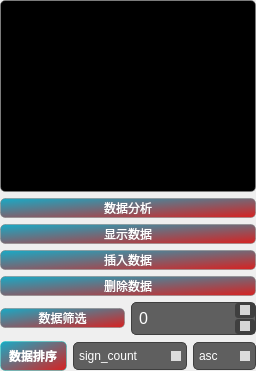
        <widget class="QWidget" name="page">
         <layout class="QVBoxLayout" name="verticalLayout_18">
          <property name="leftMargin">
           <number>0</number>
          </property>
          <property name="topMargin">
           <number>0</number>
          </property>
          <property name="rightMargin">
           <number>0</number>
          </property>
          <property name="bottomMargin">
           <number>0</number>
          </property>
          <item>
           <widget class="QTableView" name="tableView">
            <property name="styleSheet">
             <string notr="true">QTableView {
    background-color: rgba(0, 0, 0, 255);
    color: rgba(255, 255, 255, 255);
    gridline-color: rgba(128, 128, 128, 128);
    alternate-background-color: rgba(30, 30, 30, 255);
    selection-background-color: rgba(24, 170, 198, 255);
    selection-color: rgba(0, 0, 0, 255);
    font: 10pt &quot;Roboto&quot;;
    border: 1px solid rgba(128, 128, 128, 128);
    border-radius: 5px;
    box-shadow: 0 0 5px rgba(0, 0, 0, 50);
}

QTableView::item:hover {
    background-color: qlineargradient(x1:0, y1:0, x2:1, y2:1, stop:0 rgb(24, 170, 198), stop:1 rgb(216, 33, 32));
}

QHeaderView::section {
    background-color: qlineargradient(x1:0, y1:0, x2:1, y2:1, stop:0 rgb(24, 170, 198), stop:1 rgb(216, 33, 32));
    color: rgba(255, 255, 255, 255);
    font: 10pt &quot;Roboto&quot;;
    padding-left: 4px;
    border: 1px solid rgba(13, 206, 197, 255);
    border-radius: 3px;
}
</string>
            </property>
           </widget>
          </item>
          <item>
           <layout class="QVBoxLayout" name="verticalLayout_9">
            <item>
             <widget class="QPushButton" name="refreshButton_2">
              <property name="styleSheet">
               <string notr="true">QPushButton {
  background-color: qlineargradient(x1:0, y1:0, x2:1, y2:1, stop:0 rgb(24, 170, 198), stop:1 rgb(216, 33, 32)); /* 悬停时的背景渐变 */
    border: 1px solid rgba(128, 128, 128, 128);
    border-radius: 5px;
    box-shadow: 0 0 5px rgba(0, 0, 0, 50);
    color: rgba(255, 255, 255, 255);
    font: 10pt &quot;Roboto&quot;;
}

QPushButton:hover {
    background-color: qlineargradient(x1:0, y1:0, x2:0, y2:1, stop: 0 rgb(38, 222, 170,0.3), stop: 1 rgba(13, 206, 197, 255));
}

QPushButton:pressed {
  color: rgb(3, 85, 160); /* 按下时的文本颜色 */
  background-color: #767676; /* 按下时的背景色 */
}
</string>
              </property>
              <property name="text">
               <string>数据分析</string>
              </property>
             </widget>
            </item>
            <item>
             <widget class="QPushButton" name="refreshButton">
              <property name="styleSheet">
               <string notr="true">QPushButton {
  background-color: qlineargradient(x1:0, y1:0, x2:1, y2:1, stop:0 rgb(24, 170, 198), stop:1 rgb(216, 33, 32)); /* 悬停时的背景渐变 */
    border: 1px solid rgba(128, 128, 128, 128);
    border-radius: 5px;
    box-shadow: 0 0 5px rgba(0, 0, 0, 50);
    color: rgba(255, 255, 255, 255);
    font: 10pt &quot;Roboto&quot;;
}

QPushButton:hover {
    background-color: qlineargradient(x1:0, y1:0, x2:0, y2:1, stop: 0 rgb(38, 222, 170,0.3), stop: 1 rgba(13, 206, 197, 255));
}

QPushButton:pressed {
  color: rgb(3, 85, 160); /* 按下时的文本颜色 */
  background-color: #767676; /* 按下时的背景色 */
}
</string>
              </property>
              <property name="text">
               <string>显示数据</string>
              </property>
             </widget>
            </item>
            <item>
             <widget class="QPushButton" name="insertButton_2">
              <property name="styleSheet">
               <string notr="true">QPushButton {
  background-color: qlineargradient(x1:0, y1:0, x2:1, y2:1, stop:0 rgb(24, 170, 198), stop:1 rgb(216, 33, 32)); /* 悬停时的背景渐变 */
    border: 1px solid rgba(128, 128, 128, 128);
    border-radius: 5px;
    box-shadow: 0 0 5px rgba(0, 0, 0, 50);
    color: rgba(255, 255, 255, 255);
    font: 10pt &quot;Roboto&quot;;
}

QPushButton:hover {
    background-color: qlineargradient(x1:0, y1:0, x2:0, y2:1, stop: 0 rgb(38, 222, 170,0.3), stop: 1 rgba(13, 206, 197, 255));
}

QPushButton:pressed {
  color: rgb(3, 85, 160); /* 按下时的文本颜色 */
  background-color: #767676; /* 按下时的背景色 */
}
</string>
              </property>
              <property name="text">
               <string>插入数据</string>
              </property>
             </widget>
            </item>
            <item>
             <widget class="QPushButton" name="deleteButton_2">
              <property name="styleSheet">
               <string notr="true">QPushButton {
  background-color: qlineargradient(x1:0, y1:0, x2:1, y2:1, stop:0 rgb(24, 170, 198), stop:1 rgb(216, 33, 32)); /* 悬停时的背景渐变 */
    border: 1px solid rgba(128, 128, 128, 128);
    border-radius: 5px;
    box-shadow: 0 0 5px rgba(0, 0, 0, 50);
    color: rgba(255, 255, 255, 255);
    font: 10pt &quot;Roboto&quot;;
}

QPushButton:hover {
    background-color: qlineargradient(x1:0, y1:0, x2:0, y2:1, stop: 0 rgb(38, 222, 170,0.3), stop: 1 rgba(13, 206, 197, 255));
}

QPushButton:pressed {
  color: rgb(3, 85, 160); /* 按下时的文本颜色 */
  background-color: #767676; /* 按下时的背景色 */
}
</string>
              </property>
              <property name="text">
               <string>删除数据</string>
              </property>
             </widget>
            </item>
            <item>
             <layout class="QHBoxLayout" name="horizontalLayout_16">
              <item>
               <widget class="QPushButton" name="filterButton_3">
                <property name="styleSheet">
                 <string notr="true">QPushButton {
  background-color: qlineargradient(x1:0, y1:0, x2:1, y2:1, stop:0 rgb(24, 170, 198), stop:1 rgb(216, 33, 32)); /* 悬停时的背景渐变 */
    border: 1px solid rgba(128, 128, 128, 128);
    border-radius: 5px;
    box-shadow: 0 0 5px rgba(0, 0, 0, 50);
    color: rgba(255, 255, 255, 255);
    font: 10pt &quot;Roboto&quot;;
}

QPushButton:hover {
    background-color: qlineargradient(x1:0, y1:0, x2:0, y2:1, stop: 0 rgb(38, 222, 170,0.3), stop: 1 rgba(13, 206, 197, 255));
}

QPushButton:pressed {
  color: rgb(3, 85, 160); /* 按下时的文本颜色 */
  background-color: #767676; /* 按下时的背景色 */
}
</string>
                </property>
                <property name="text">
                 <string>数据筛选</string>
                </property>
               </widget>
              </item>
              <item>
               <widget class="QSpinBox" name="spinBox">
                <property name="styleSheet">
                 <string notr="true">QSpinBox {
    background-color: rgba(55, 55, 55, 200);
    color: #FFFFFF;
    font: 12pt;
    border: 1px solid #3F3F3F;
    border-radius: 5px;
    padding: 5px;
	image: url(:/img/icon/人工智能机器人＊.png);
}

QSpinBox::up-button, QSpinBox::down-button {
    background-color: rgba(55, 55, 55, 200);
    width: 20px;
    border-radius: 3px;
}

QSpinBox::up-button:pressed, QSpinBox::down-button:pressed {
    background-color: rgba(13, 206, 197, 200);
}

QSpinBox::up-arrow, QSpinBox::down-arrow {
    width: 10px;
    height: 10px;
    background: rgba(255, 255, 255, 200);
}
</string>
                </property>
               </widget>
              </item>
             </layout>
            </item>
            <item>
             <layout class="QGridLayout" name="gridLayout">
              <item row="0" column="0">
               <widget class="QLabel" name="label_17">
                <property name="styleSheet">
                 <string notr="true">QLabel {
    color: #FFFFFF;
    font-weight: bold;
    padding: 5px;
      background-color: qlineargradient(x1:0, y1:0, x2:1, y2:1, stop:0 rgb(24, 170, 198), stop:1 rgb(216, 33, 32)); /* 悬停时的背景渐变 */
    border: 1px solid rgba(13, 206, 197, 100);
    border-radius: 5px;
    text-align: center;
}

QLabel:hover {
    color: #FFFFFF;
    background-color: rgba(13, 206, 197, 100);
    border: 1px solid rgba(255, 255, 255, 100);
    text-shadow: 0 0 3px rgba(255, 255, 255, 150);
}

QLabel:pressed {
    color: rgba(255, 255, 255, 150);
    background-color: rgba(3, 85, 160, 150);
    border: 1px solid rgba(13, 206, 197, 150);
}
</string>
                </property>
                <property name="text">
                 <string>数据排序</string>
                </property>
               </widget>
              </item>
              <item row="0" column="1">
               <widget class="QComboBox" name="sortcomboBox_2">
                <property name="styleSheet">
                 <string notr="true">QComboBox {
    background-color: rgba(55, 55, 55, 200);
    color: #FFFFFF;
    
	
	font: 9pt &quot;Arial&quot;;
    border: 1px solid #3F3F3F;
    border-radius: 5px;
    padding: 5px;
image: url(:/img/icon/人工智能机器人＊.png);
}

QComboBox::drop-down {
    width: 20px;
    border: none;

}

QComboBox::down-arrow {
    width: 10px;
    height: 10px;
    background: rgba(255, 255, 255, 200);
	
}

QComboBox QAbstractItemView {
    background-color: rgba(55, 55, 55, 200);
    color: #FFFFFF;
    selection-background-color: rgba(13, 206, 197, 200);
    selection-color: #FFFFFF;
}

QComboBox:!editable, QComboBox::drop-down:editable {
    background: rgba(55, 55, 55, 200);

}

QComboBox:!editable:on, QComboBox::drop-down:editable:on {
    background: rgba(13, 206, 197, 200);
}
</string>
                </property>
                <item>
                 <property name="text">
                  <string>sign_count</string>
                 </property>
                </item>
                <item>
                 <property name="text">
                  <string>detection_time</string>
                 </property>
                </item>
               </widget>
              </item>
              <item row="0" column="2">
               <widget class="QComboBox" name="sortcomboBox_3">
                <property name="styleSheet">
                 <string notr="true">QComboBox {
    background-color: rgba(55, 55, 55, 200);
    color: #FFFFFF;
    
	
	font: 9pt &quot;Arial&quot;;
    border: 1px solid #3F3F3F;
    border-radius: 5px;
    padding: 5px;
image: url(:/img/icon/人工智能机器人＊.png);
}

QComboBox::drop-down {
    width: 20px;
    border: none;

}

QComboBox::down-arrow {
    width: 10px;
    height: 10px;
    background: rgba(255, 255, 255, 200);
	
}

QComboBox QAbstractItemView {
    background-color: rgba(55, 55, 55, 200);
    color: #FFFFFF;
    selection-background-color: rgba(13, 206, 197, 200);
    selection-color: #FFFFFF;
}

QComboBox:!editable, QComboBox::drop-down:editable {
    background: rgba(55, 55, 55, 200);

}

QComboBox:!editable:on, QComboBox::drop-down:editable:on {
    background: rgba(13, 206, 197, 200);
}
</string>
                </property>
                <item>
                 <property name="text">
                  <string>asc</string>
                 </property>
                </item>
                <item>
                 <property name="text">
                  <string>desc</string>
                 </property>
                </item>
               </widget>
              </item>
             </layout>
            </item>
           </layout>
          </item>
         </layout>
        </widget>
